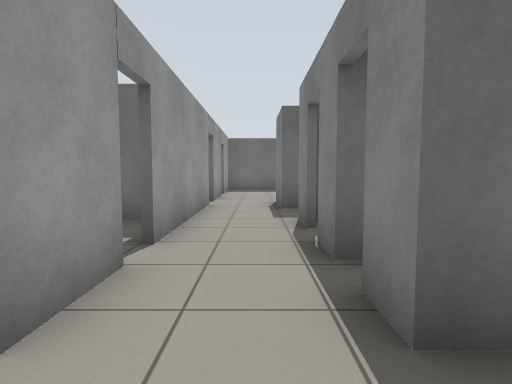
[1] (above)

20 first-person views from a walk through a Gazebo world. The camera is 0.94 m above the floor, tilts 4° down and sees 80° across. The floor is counted in squares, 1 m on a side. Each view is taken from the middle of a square. On the plan, view 1 faces up. The plan holds only what a view shows up to about 11 squares ahead; the rest is blank. The place goes on beyond the plan.

[2]
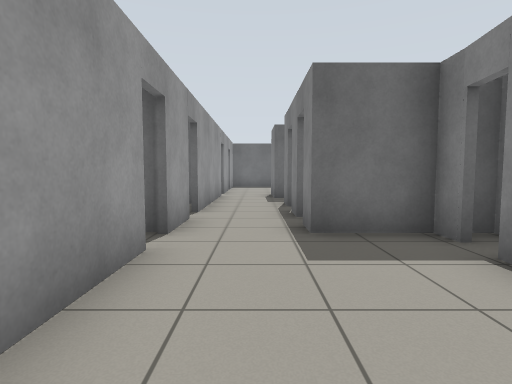

[3]
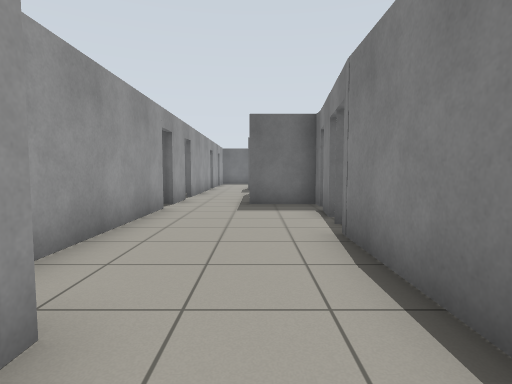

[4]
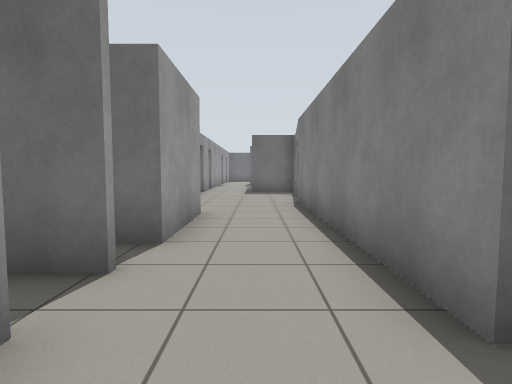

[5]
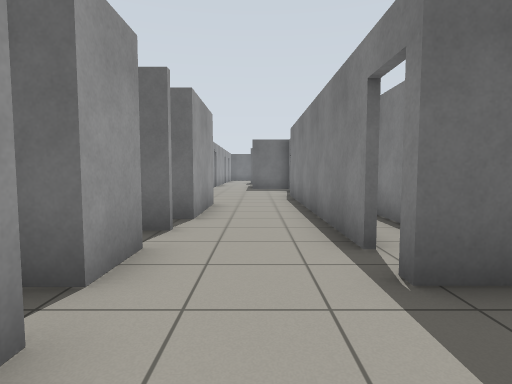

[6]
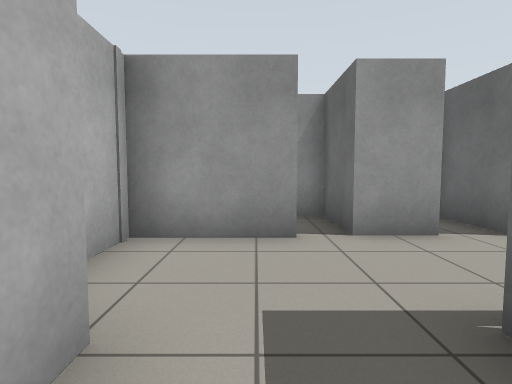

[7]
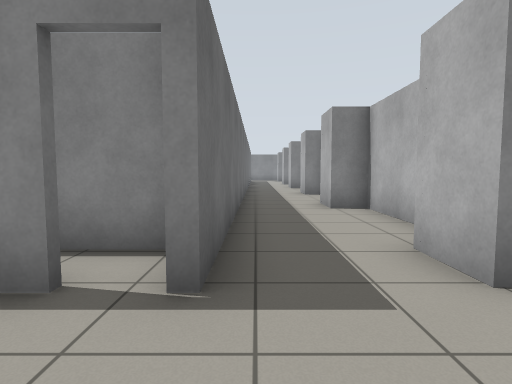

[8]
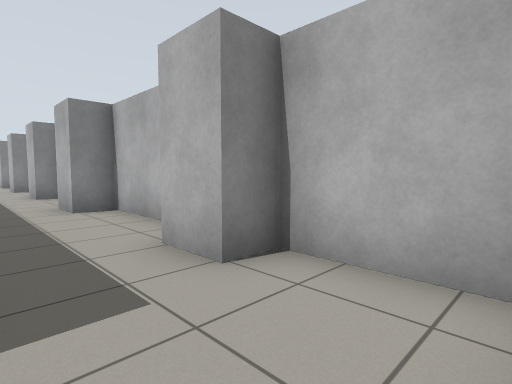

[9]
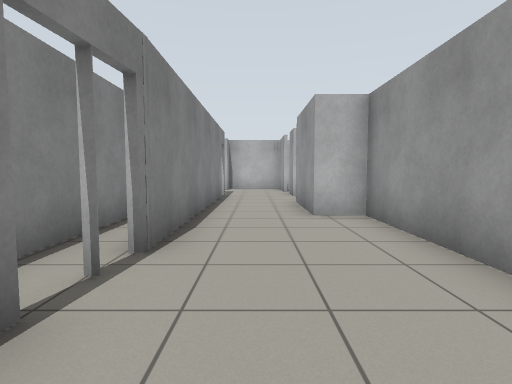

[10]
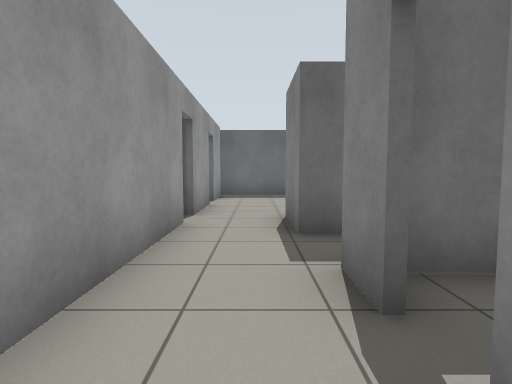

[11]
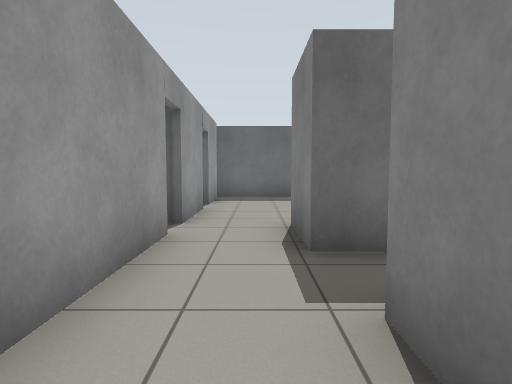

[12]
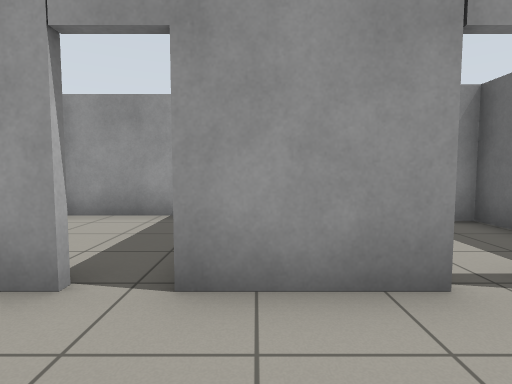

[13]
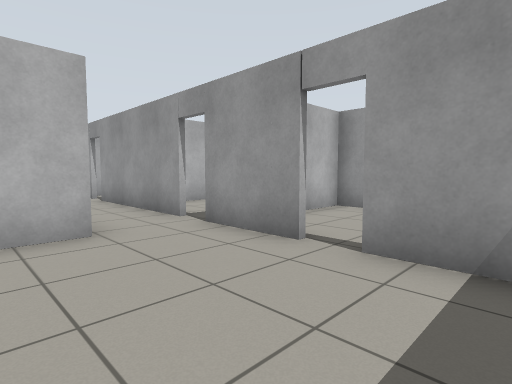

[14]
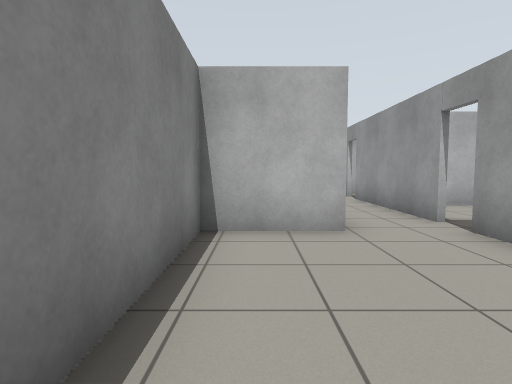

[15]
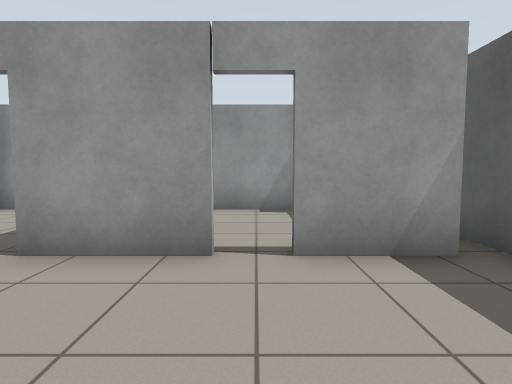

[16]
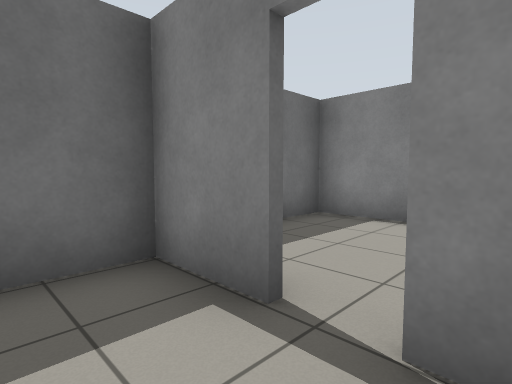

[17]
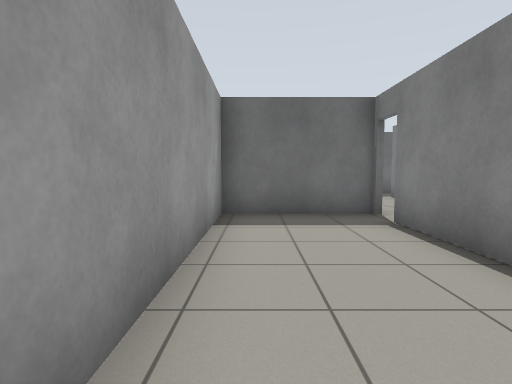

[18]
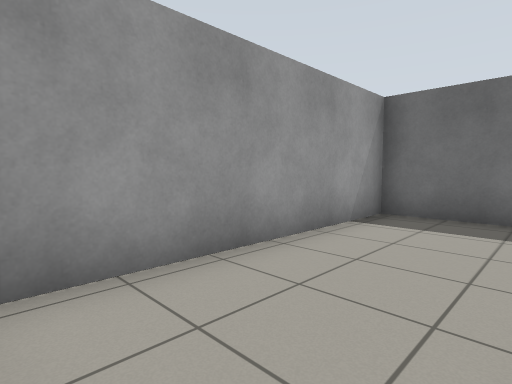

[19]
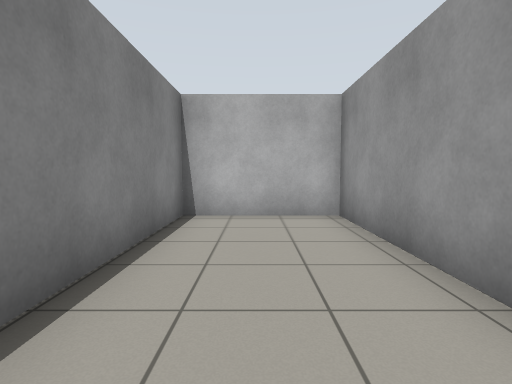

[20]
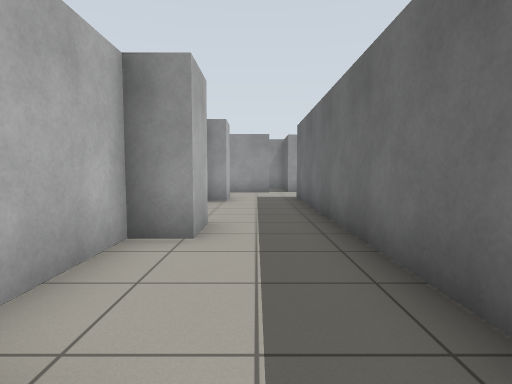

### Floor plan
Ten units are one square. View 1 is at (0, 0); x grows to the right and y downward. Boxes are objects, and circles mark ways between rooms. Rooms are numbered by the first view taken in them; rooms with no view inside come last. Other rooms are left out.
<svg viewBox="-59 -154 197 307">
<path fill="none" stroke="#000" d="M27 -9 27 -15 8 -15 8 -24M8 -31 8 -41M-13 -6 -13 54M25 9 26 -3M-13 -30 -13 -15M8 -49 8 -60M23 28 23 23M16 -75 6 -75 6 -93M23 55 23 25M-13 -85 -13 -37M23 105 23 55M-2 102 -2 116 -24 116M-2 124 -2 148 23 148 23 139 36 139M-3 93 -23 93M34 116 22 116M-2 54 -2 81 -9 81M53 148 76 148 76 139 88 139M36 139 36 145M94 116 34 116M-13 -116 -13 -92M6 -93 29 -93 29 -149 -22 -149M-13 -142 -13 -124M-54 -130 -54 -97 -39 -97M-15 -124 -15 -141 -47 -141M-15 -110 -15 -116M-15 54 -15 -6M-13 -15 -47 -15 -47 54 -2 54M114 116 94 116M120 146 120 139 133 139M88 139 88 148 110 148M36 51 36 21M36 110 36 75"/>
<circle cx="10" cy="60" r="3" fill="#2a7"/>
<circle cx="0" cy="-85" r="3" fill="#2a7"/>
<circle cx="-10" cy="-10" r="3" fill="#2a7"/>
<circle cx="20" cy="15" r="3" fill="#2a7"/>
<circle cx="30" cy="130" r="3" fill="#2a7"/>
<circle cx="20" cy="110" r="3" fill="#2a7"/>
<circle cx="90" cy="130" r="3" fill="#2a7"/>
<circle cx="-10" cy="-120" r="3" fill="#2a7"/>
<text x="10" y="-10">1</text>
<text x="10" y="110">2</text>
<text x="60" y="130">3</text>
<text x="10" y="-120">4</text>
<text x="-40" y="-120">5</text>
<text x="-30" y="20">6</text>
<text x="110" y="130">7</text>
<text x="30" y="60">8</text>
</svg>
Room 1 opens to room 2. Room 1 opens to room 4. Room 1 opens to room 6. Room 1 opens to room 8. Room 2 opens to room 3. Room 2 opens to room 8. Room 3 opens to room 7. Room 4 opens to room 5.

Where each view was taken, in squares from view 1:
view 1: 0 up, 0 right, facing up
view 2: 3 down, 0 right, facing up
view 3: 7 down, 1 right, facing up
view 4: 12 down, 1 right, facing up
view 5: 14 down, 1 right, facing up
view 6: 13 down, 4 right, facing left
view 7: 12 down, 0 right, facing right
view 8: 12 down, 0 right, facing down-right
view 9: 1 up, 1 right, facing down
view 10: 3 up, 0 right, facing up
view 11: 4 up, 0 right, facing up
view 12: 10 up, 1 right, facing left
view 13: 14 up, 2 right, facing down-left
view 14: 14 up, 2 right, facing down
view 15: 12 up, 2 right, facing left
view 16: 11 up, 3 left, facing up-right
view 17: 5 down, 4 left, facing up
view 18: 5 down, 2 left, facing up-left
view 19: 1 up, 3 left, facing down
view 20: 13 down, 13 right, facing left
